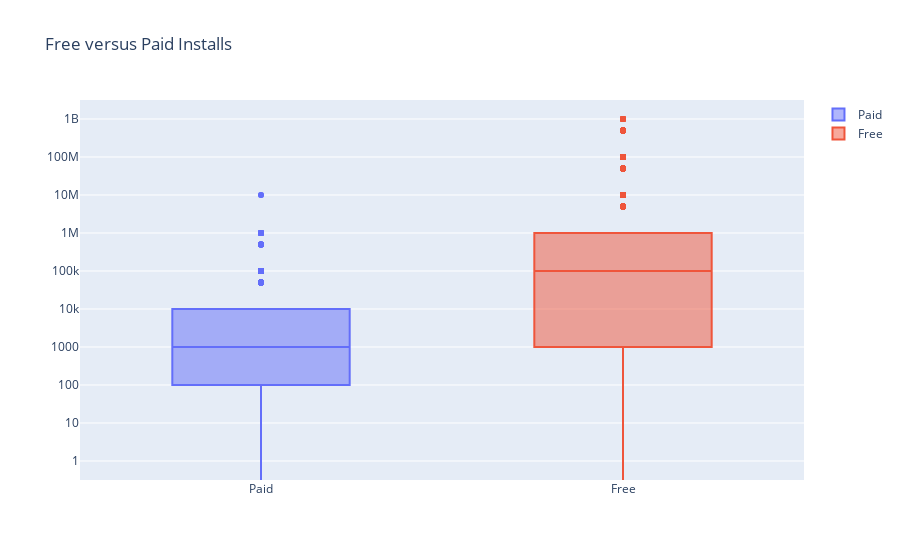

The notebook cell saved with this chart:
### Code cell
#21)Paid apps installs distribution
box0 = go.Box(
    y=df[df['Type'] == 'Paid']['Installs'],
    name = 'Paid'
)
#Free apps installs distribution
box1 = go.Box(
    y=df[df['Type'] == 'Free']['Installs'],
    name = 'Free'
)
layout = go.Layout(
    title = "Free versus Paid Installs",
    yaxis = dict(
        type = 'log',
        autorange = True
    )
)
# Add box 0 and box 1 for plotting
data = [box0,box1]
plotly.offline.iplot({'data': data, 'layout': layout})

### Figure 1 — Plotly figure (JSON) as saved in the notebook; plotly's stock layout.template omitted (floating-point values rounded to 4 significant figures; data arrays with more than 128 entries replaced by an {"elided": "..."} marker saying what was removed)
{"data": [{"name": "Paid", "type": "box", "y": {"elided": "753 int values"}}, {"name": "Free", "type": "box", "y": {"elided": "8895 int values"}}], "layout": {"title": {"text": "Free versus Paid Installs"}, "yaxis": {"autorange": true, "type": "log"}}}
